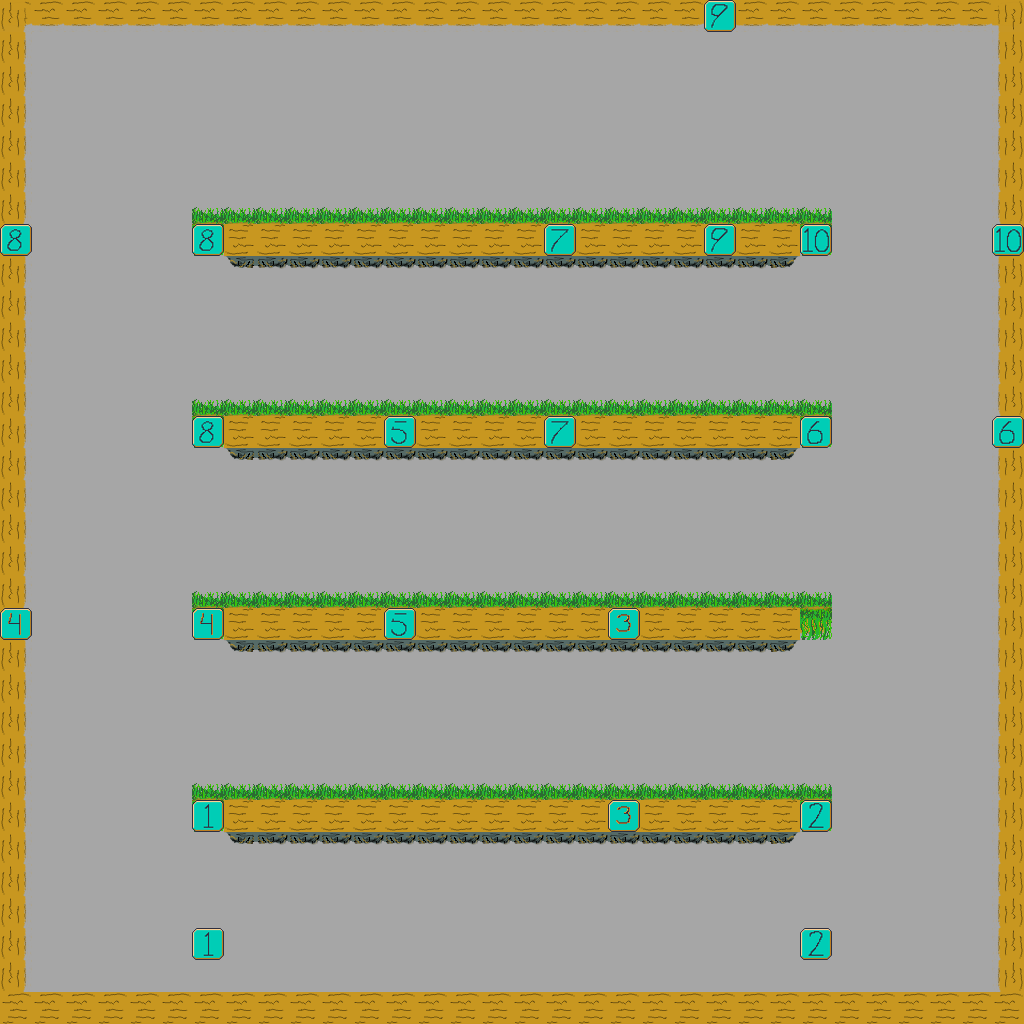

Below is a game level as drawn by its tile map, then a one-line description and the .tmx that defines it (tile-layer data replaced by summaries):
An orthogonal 32x32 tile map with 32x32 px tiles, 3 tile layers (Background, Foreground, passages), 2 tilesets and 44 objects (start1, start2, start3, start4, 0, ...).

<map version="1.0" orientation="orthogonal" width="32" height="32" tilewidth="32" tileheight="32" backgroundcolor="#a6a6a6">
 <tileset firstgid="1" name="tileset" tilewidth="32" tileheight="32">
  <image source="../tileset/tileset.png" width="512" height="512" />
 </tileset>
 <tileset firstgid="257" name="stations" tilewidth="32" tileheight="32">
  <image source="../tileset/stations.png" width="320" height="32" />
 </tileset>
 <layer name="Background" width="32" height="32">
  <data>[1024 cells, 342 non-empty, 8 distinct tile ids]</data>
 </layer>
 <layer name="Foreground" width="32" height="32" opacity="0.97">
  <data>[1024 cells, 127 non-empty, 5 distinct tile ids]</data>
 </layer>
 <objectgroup color="#0000ff" name="spawn-points" width="32" height="32">
  <object name="start1" x="48" y="928" width="64" height="11" />
  <object name="start2" x="865" y="948" width="64" height="11" />
  <object name="start3" x="64" y="118" width="64" height="11" />
  <object name="start4" x="896" y="130" width="64" height="11" />
 </objectgroup>
 <objectgroup color="#550000" name="collision" width="32" height="32">
  <object x="1" y="1" width="1022" height="31" />
  <object x="0" y="35" width="23" height="988" />
  <object x="26" y="994" width="995" height="28" />
  <object x="998" y="32" width="24" height="962" />
  <object x="192" y="800" width="640" height="38" />
  <object x="193" y="610" width="640" height="38" />
  <object x="192" y="418" width="640" height="38" />
  <object x="194" y="226" width="640" height="38" />
  <object x="25" y="977" width="969" height="14" />
  <object x="192" y="928" width="32" height="32" />
  <object x="799" y="928" width="32" height="32" />
 </objectgroup>
 <objectgroup color="#ffff00" name="powerups" width="32" height="32">
  <object x="604" y="316" width="41" height="28" />
  <object x="813" y="77" width="19" height="37" />
  <object x="552" y="714" width="31" height="20" />
  <object x="241" y="736" />
  <object x="368" y="716" />
  <object x="76" y="471" />
  <object x="76" y="611" />
  <object x="176" y="325" />
  <object x="504" y="115" />
  <object x="296" y="129" />
  <object x="157" y="87" />
  <object x="401" y="515" />
  <object x="752" y="503" />
  <object x="908" y="324" />
  <object x="905" y="688" />
  <object x="937" y="789" />
  <object x="279" y="932" />
  <object x="520" y="898" />
  <object x="80" y="828" />
 </objectgroup>
 <layer name="passages" width="32" height="32">
  <data>[1024 cells, 21 non-empty, 10 distinct tile ids]</data>
 </layer>
 <objectgroup color="#67a405" name="stations" width="32" height="32">
  <object name="0" x="203" y="832" width="8" height="96" />
  <object name="1" x="811" y="832" width="8" height="96" />
  <object name="2" x="618" y="640" width="8" height="160" />
  <object name="3" x="32" y="619" width="160" height="8" />
  <object name="4" x="394" y="448" width="8" height="160" />
  <object name="5" x="832" y="427" width="160" height="8" />
  <object name="6" x="552" y="256" width="8" height="160" />
  <object name="7" x="32" y="235" width="160" height="8" />
  <object name="8" x="714" y="32" width="8" height="192" />
  <object name="9" x="832" y="234" width="160" height="8" />
 </objectgroup>
</map>
